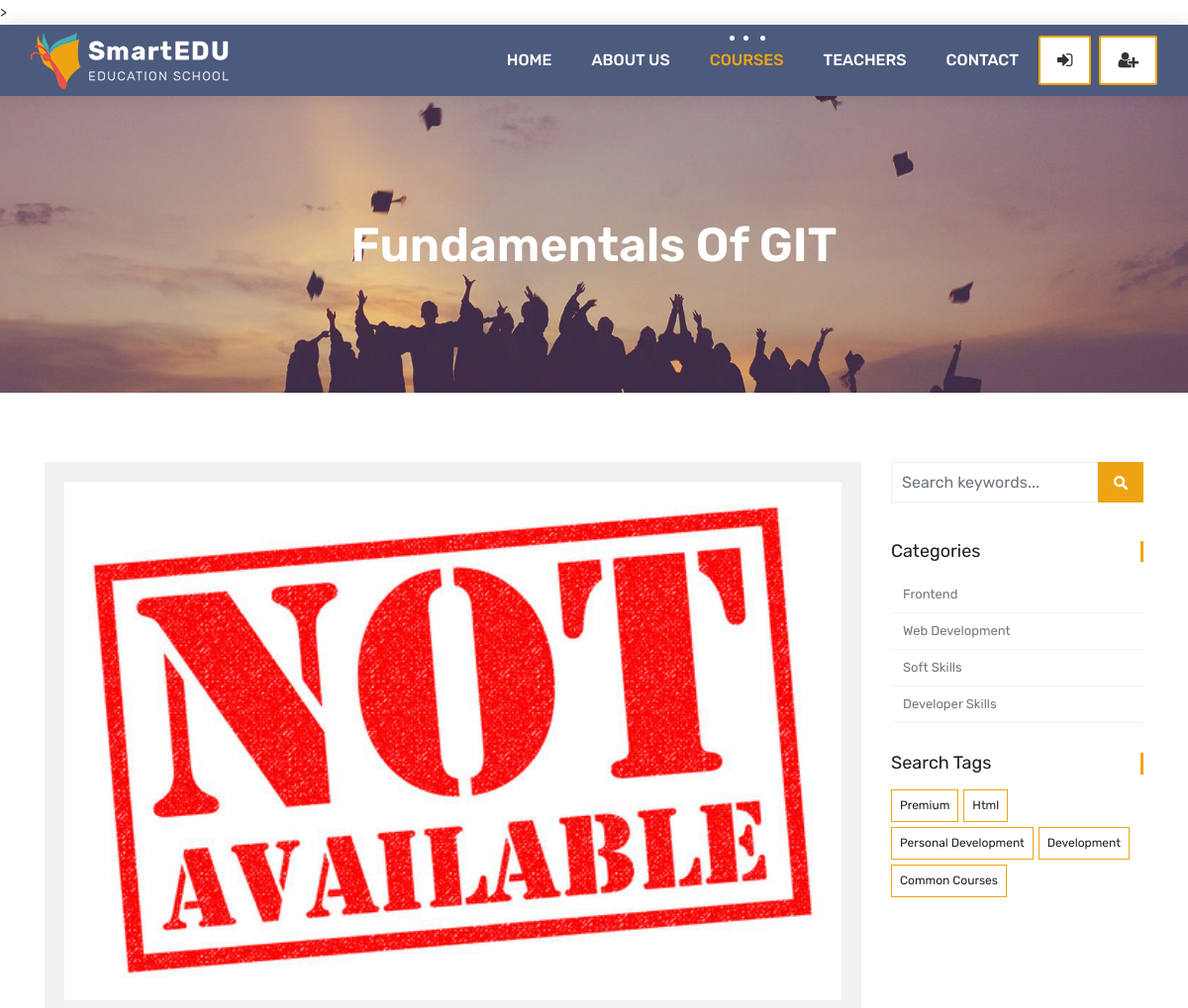
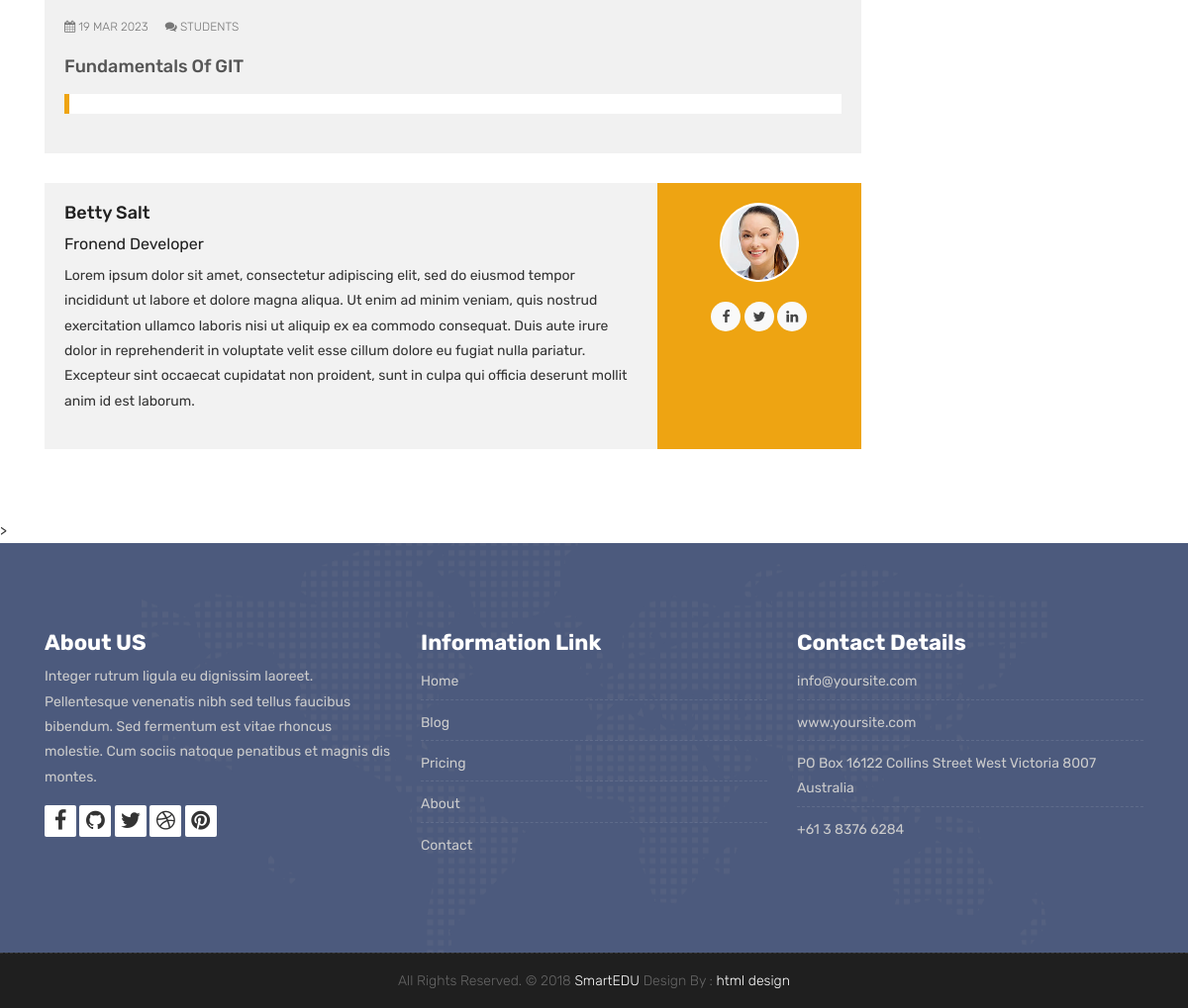
The app's page /courses/developer-skills/3 with its own data (2 pictures, top to bottom).
### courses/models.py (models this page shows, shortened)
class Course(models.Model):
    name = models.CharField(max_length=200, unique=True, verbose_name="Course Name", help_text="Enter the course name")
    category = models.ForeignKey(Category, null=True, on_delete=models.DO_NOTHING)
    tags = models.ManyToManyField(Tag, blank=True, null=True)
    students = models.ManyToManyField(User, blank=True, related_name='courses_joined')
    teacher = models.ForeignKey(Teacher, null=True, on_delete=models.CASCADE)
    description = models.TextField(blank=True, null=True)
    image = models.ImageField(upload_to="courses/%Y/%m/%d/", default="default_course_image.jpg")
    date = models.DateTimeField(auto_now=True)
    available = models.BooleanField(default=True)

class Category(models.Model):
    name = models.CharField(max_length=50, null=True)
    slug = models.SlugField(max_length=50, unique=True, null=True)

class Tag(models.Model):
    name = models.CharField(max_length=50, null=True)
    slug = models.SlugField(max_length=50, unique=True, null=True)

### teachers/models.py (models this page shows, shortened)
class Teacher(models.Model):
    name = models.CharField(max_length=50)
    title = models.CharField(max_length=50)
    description = models.TextField(blank=True, null=True)
    image = models.ImageField(upload_to="teachers/%Y/%m/%d/", default="teachers/default_teacher_image.jpg")
    facebook = models.URLField(max_length=200, blank=True)
    twitter = models.URLField(max_length=200, blank=True)
    linkedin = models.URLField(max_length=200, blank=True)
    youtube = models.URLField(max_length=200, blank=True)

### courses/views.py (the view)
# urls.py: path('<slug:category_slug>/<int:course_id>', views.course_detail, name="course_detail"),
def course_detail(request, category_slug, course_id):
    current_user = request.user
    course = Course.objects.get(category__slug=category_slug, id = course_id)
    courses = Course.objects.all().order_by('-date')
    categories = categories = Category.objects.all()
    tags = Tag.objects.all()
    if current_user.is_authenticated:
        enrolled_courses = current_user.courses_joined.all()
    else:
        enrolled_courses = courses
    context = {
        'course': course,
        'enrolled_courses': enrolled_courses,
        'categories': categories,
        'tags': tags
    }
    return render(request, 'course.html', context)

### templates/course.html (shortened to what this page needs)
{% extends 'partials/_base.html' %}
{% load static %}
{% block content %}
<div class="all-title-box">
	<div class="container text-center">
		<h1>{{course.name}}</span></h1>
	</div>
</div>
<div id="overviews" class="section wb">
	<div class="container">
		<div class="row">
			<div class="col-lg-9 blog-post-single">
				<div class="blog-item">
					<div class="image-blog">
						<img src="{{course.image.url}}" alt="" class="img-fluid">
					</div>
					<div class="post-content">
						<div class="meta-info-blog">
							<span><i class="fa fa-calendar"></i> {{course.date|date:"d M Y"}}</span>
							<span><i class="fa fa-comments"></i> Students</span>
						</div>
						<div class="blog-title">
							<h2><a href="#" title="">{{course.name}}</a></h2>
						</div>
						<div class="blog-desc">
							<blockquote class="default">
							</blockquote>
						</div>
					</div>
				</div>
				<div class="blog-author">
					<div class="author-bio">
						<h3 class="author_name"><a
								href="{% url 'teacher_detail' course.teacher.pk %}">{{course.teacher.name}}</a></h3>
						<h5>{{course.teacher.title}}</h5>
						<p class="author_det">
							{{course.teacher.description}}
						</p>
					</div>
					<div class="author-desc">
						<img src="{{course.teacher.image.url}}" alt="about author">
						<ul class="author-social">
							<li><a href="{{course.teacher.facebook}}"><i class="fa fa-facebook"></i></a></li>
							<li><a href="{{course.teacher.twitter}}"><i class="fa fa-twitter"></i></a></li>
							<li><a href="{{course.teacher.linkedin}}"><i class="fa fa-linkedin"></i></a></li>
						</ul>
					</div>
				</div>
			</div>
			<div class="col-lg-3 col-12 right-single">
				<div class="widget-search">
					<div class="site-search-area">
						<form method="get" id="site-searchform" action="#">
							<div>
								<input class="input-text form-control" name="search-k" id="search-k"
									placeholder="Search keywords..." type="text">
								<input id="searchsubmit" value="Search" type="submit">
							</div>
						</form>
					</div>
				</div>
				<div class="widget-categories">
					<h3 class="widget-title">Categories</h3>
					<ul>
						{% for category in categories %}
							<li><a href="{% url 'courses_by_category' category.slug %}">{{category.name}}</a></li>
						{% endfor %}
					</ul>
				</div>
				<div class="widget-tags">
					<h3 class="widget-title">Search Tags</h3>
					<ul class="tags">
						{% for tag in tags %}
						<li><a href="{% url 'courses_by_tag' tag.slug %}">{% if tag.slug in request.path %} <b>{{tag.name}}</b>{% else %}{{tag.name}}{% endif %}</a></li>
					{% endfor %}
					</ul>
				</div>
			</div>
		</div>
	</div>
</div>
{% endblock %}

### records on screen
Course: name "Fundamentals Of GIT", image (placeholder picture), date "19 MAR 2023", teacher.name "Betty Salt", teacher "Fronend Developer", teacher.description "Lorem ipsum dolor sit amet, consectetur adipiscing elit, sed do eiusmod tempor incididunt ut labore et dolore magna aliqua. Ut enim ad minim veniam, quis nostrud exercitation ullamco laboris nisi ut aliquip ex ea commodo consequat. Duis aute irure dolor in reprehenderit in voluptate velit esse cillum dolore eu fugiat nulla pariatur. Excepteur sint occaecat cupidatat non proident, sunt in culpa qui officia deserunt mollit anim id est laborum.", teacher.image (picture)
Category: name "Frontend"
Category: name "Web Development"
Category: name "Soft Skills"
Category: name "Developer Skills"
Tag: name "Premium"
Tag: name "Html"
Tag: name "Personal Development"
Tag: name "Development"
Tag: name "Common Courses"
